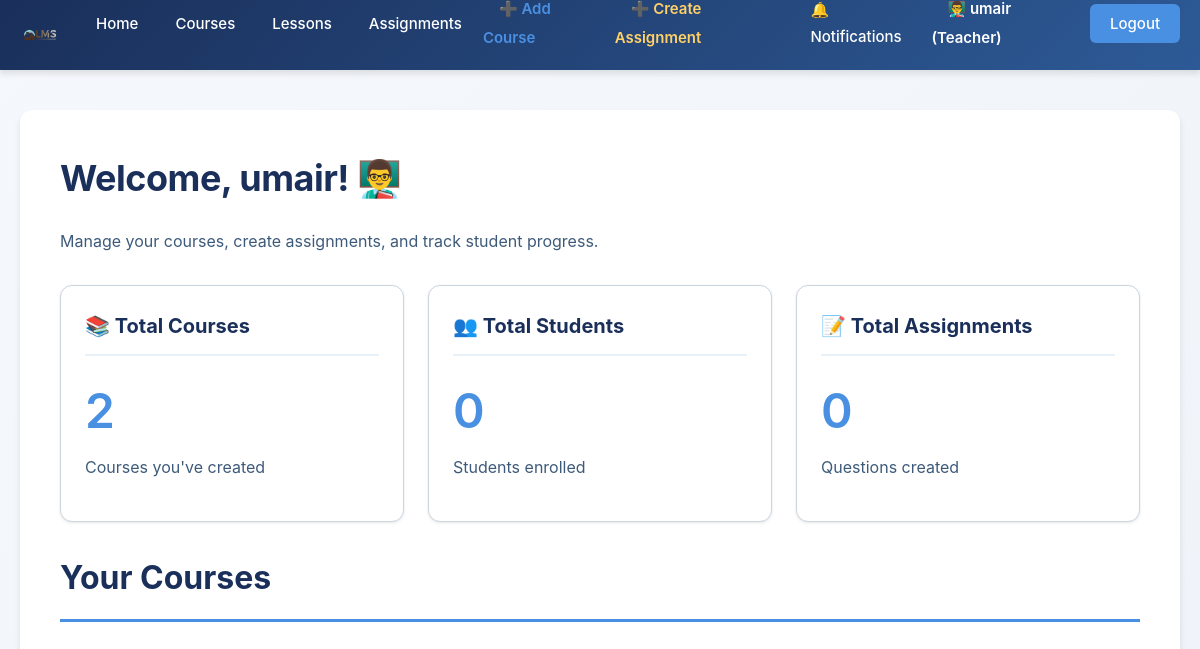
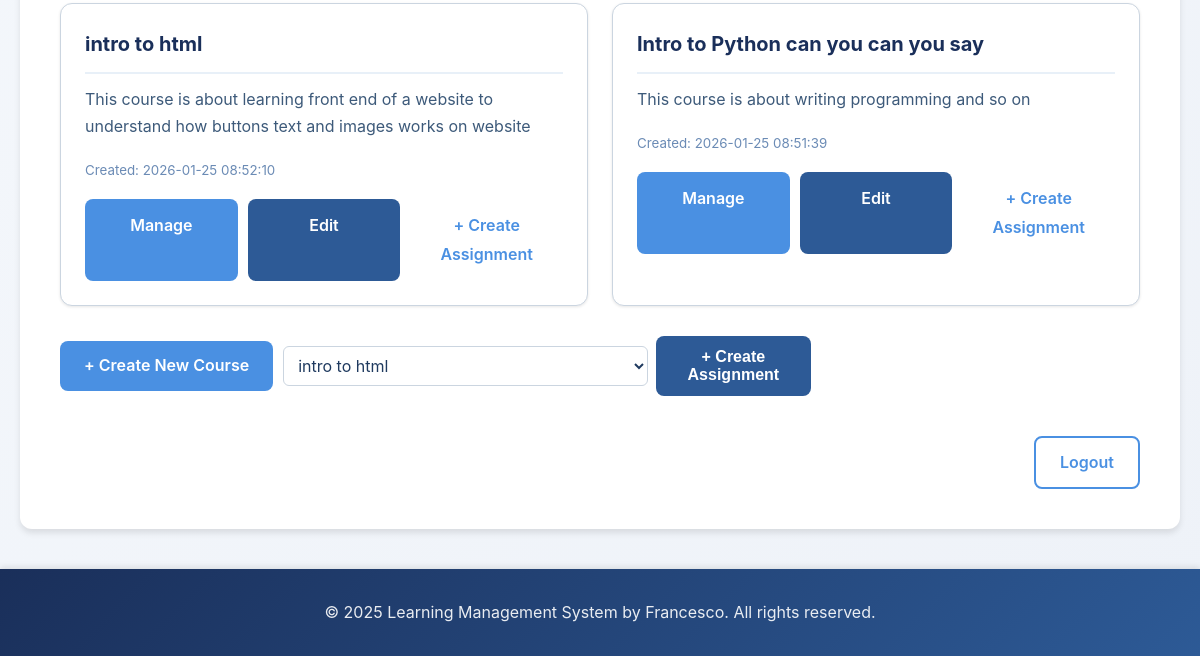
The app's page /teacher_dashboard (signed in), older data (2 pictures, top to bottom).
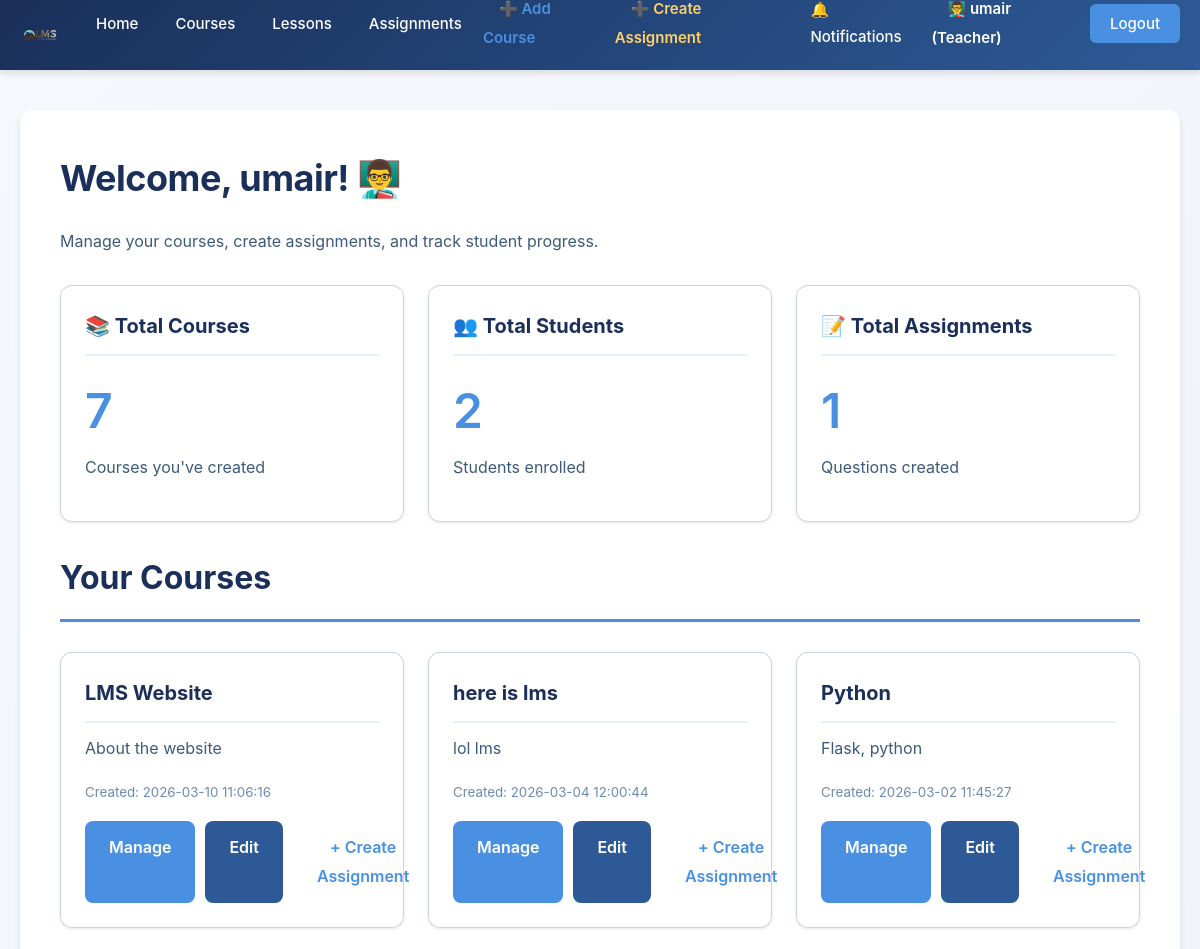
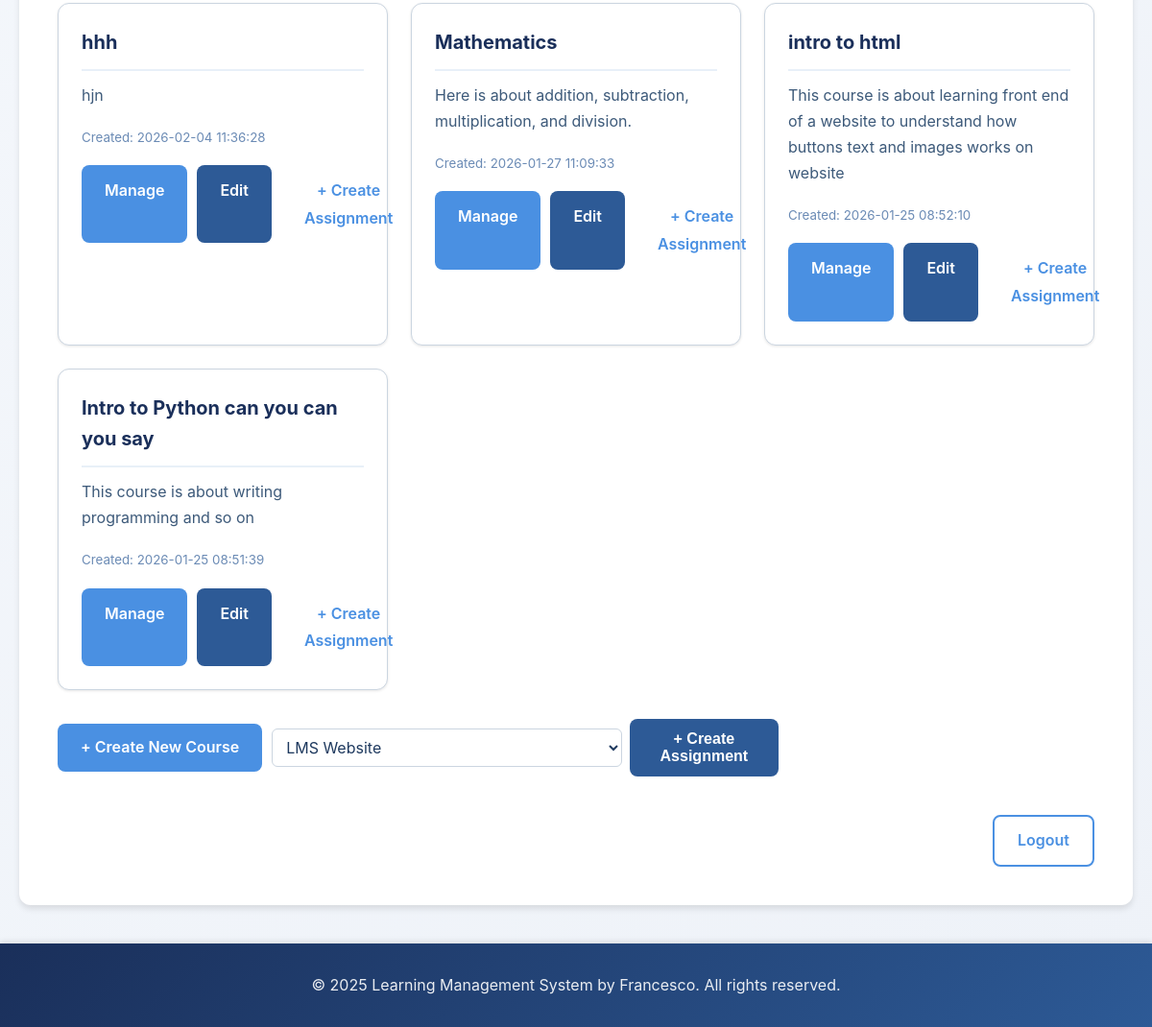
The same page, newer data (2 pictures, top to bottom).
### tables this page shows
CREATE TABLE courses (
            -- Unique identifier for each course
            id INTEGER PRIMARY KEY AUTOINCREMENT,
            -- Unique course ID number
            course_id INTEGER,
            -- Course title (must be unique)
            title TEXT NOT NULL UNIQUE,
            -- Description of what the course covers
            description TEXT,
            -- ID of the teacher who created this course
            teacher_id INTEGER,
            -- Timestamp when course was created
            created_at TIMESTAMP DEFAULT CURRENT_TIMESTAMP, course_type TEXT DEFAULT 'Self-Paced', duration TEXT DEFAULT 'Flexible', level TEXT DEFAULT 'Beginner',
            -- Foreign key linking to the teacher user
            FOREIGN KEY (teacher_id) REFERENCES users(id)
        );

### app.py (the view)
@app.route("/teacher_dashboard")
def teacher_dashboard():
    if 'user_id' not in session:
        return redirect(url_for('login'))
    if session.get('role') != 'teacher':
        return redirect(url_for('home'))
    conn = None
    try:
        conn = get_db_connection()
        cursor = conn.cursor()
        cursor.execute("""
            SELECT id, title, description, created_at
            FROM courses
            WHERE teacher_id = ?
            ORDER BY created_at DESC
        """, (session['user_id'],))
        my_courses = cursor.fetchall()
        cursor.execute("""
            SELECT COUNT(DISTINCT e.student_id) as count
            FROM enrollments e
            JOIN courses c ON e.course_id = c.id
            WHERE c.teacher_id = ?
        """, (session['user_id'],))
        total_students = cursor.fetchone()['count']
        cursor.execute("""
            SELECT COUNT(m.id) as count
            FROM msqs m
            JOIN topics t ON m.topic_id = t.id
            JOIN courses c ON t.course_id = c.id
            WHERE c.teacher_id = ?
        """, (session['user_id'],))
        total_assignments = cursor.fetchone()['count']
        welcome = session.pop('welcome', None)
        return render_template('teacher_dashboard.html',
                             my_courses=my_courses,
                             total_students=total_students,
                             total_assignments=total_assignments,
                             full_name=session.get('full_name'),
                             welcome=welcome)
    except Exception as e:
        return render_template('teacher_dashboard.html', my_courses=[], error='Error loading courses')
    finally:
        if conn:
            conn.close()

### app.py (called while the page is built)
def get_db_connection(db_name="lms.db"):
    conn = sqlite3.connect(db_name)
    conn.row_factory = sqlite3.Row
    return conn

### templates/teacher_dashboard.html (shortened to what this page needs)
{% extends 'base.html' %}
{% block content %}
    <h1>Welcome, {{ full_name }}! 👨‍🏫</h1>
    <p>Manage your courses, create assignments, and track student progress.</p>
    <div class="grid mt-30">
        <div class="card">
            <div class="card-header">📚 Total Courses</div>
            <div class="card-body">
                <h2 style="color: var(--accent-blue); font-size: 48px; margin: 0;">{{ my_courses | length }}</h2>
                <p>Courses you've created</p>
            </div>
        </div>
        <div class="card">
            <div class="card-header">👥 Total Students</div>
            <div class="card-body">
                <h2 style="color: var(--accent-blue); font-size: 48px; margin: 0;">{{ total_students or 0 }}</h2>
                <p>Students enrolled</p>
            </div>
        </div>
        <div class="card">
            <div class="card-header">📝 Total Assignments</div>
            <div class="card-body">
                <h2 style="color: var(--accent-blue); font-size: 48px; margin: 0;">{{ total_assignments or 0 }}</h2>
                <p>Questions created</p>
            </div>
        </div>
    </div>
    <div class="section mt-30">
        <h2 class="section-title">Your Courses</h2>
        {% if my_courses %}
            <div class="grid">
                {% for course in my_courses %}
                    <div class="card">
                        <div class="card-header">{{ course.title }}</div>
                        <div class="card-body">
                            <p>{{ course.description or 'No description available' }}</p>
                            <p class="text-muted"><small>Created: {{ course.created_at or 'Unknown' }}</small></p>
                            <div style="display: flex; gap: 10px; margin-top: 15px;">
                                <a href="{{ url_for('manage_course', course_id=course.id) }}" class="btn btn-primary" style="flex: 1; text-align: center;">Manage</a>
                                <a href="{{ url_for('manage_course', course_id=course.id) }}" class="btn btn-secondary" style="flex: 1; text-align: center;">Edit</a>
                                <a href="{{ url_for('create_assignment', course_id=course.id) }}" class="btn btn-tertiary" style="flex: 1; text-align: center;">+ Create Assignment</a>
                            </div>
                        </div>
                    </div>
                {% endfor %}
            </div>
        {% else %}
            <p class="text-muted">You haven't created any courses yet.</p>
        {% endif %}
        <div id="create-assignment" style="display: flex; gap: 10px; align-items: center; margin-top: 20px;">
            <a href="{{ url_for('create_course') }}" class="btn btn-primary">+ Create New Course</a>
            {% if my_courses %}
                <form id="createAssignmentForm" style="display: flex; gap: 8px; align-items: center;">
                    <select id="assignmentCourseSelect" style="padding: 8px 10px; border-radius:6px; border:1px solid var(--border-color);">
                        {% for course in my_courses %}
                            <option value="{{ course.id }}">{{ course.title }}</option>
                        {% endfor %}
                    </select>
                    <button type="button" id="createAssignmentBtn" class="btn btn-secondary">+ Create Assignment</button>
                </form>
            {% else %}
                <span style="color: var(--medium-text);">Create a course first to add assignments.</span>
            {% endif %}
        </div>
    </div>
    <div style="margin-top: 30px; text-align: right;">
        <a href="{{ url_for('logout') }}" class="btn btn-outline">Logout</a>
    </div>
{% endblock %}

Row changes from the older to the newer data that the page shows:
added courses: title "LMS Website", description "About the website", created_at "2026-03-10 11:06:16"
added courses: title "here is lms", description "lol lms", created_at "2026-03-04 12:00:44"
added courses: title "Python", description "Flask, python", created_at "2026-03-02 11:45:27"
added courses: title "hhh", description "hjn", created_at "2026-02-04 11:36:28"
added courses: title "Mathematics", description "Here is about addition, subtraction, multiplication, and division.", created_at "2026-01-27 11:09:33"
Text that changed along with them:
{{ my_courses | length }}: "2" → "7"
{{ total_students or 0 }}: "0" → "2"
{{ total_assignments or 0 }}: "0" → "1"
form field value: "intro to html" → "LMS Website"
